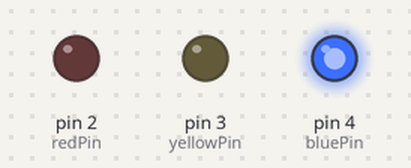
A sketch run on a simulated Arduino Uno, built with avr-gcc and run on an emulated ATmega328P. On the bench: output pins drawn as LEDs (lit = HIGH).

Above: at 4.2 s.
At 9.8 s:
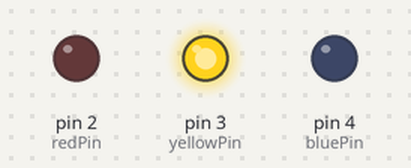
At 15.4 s:
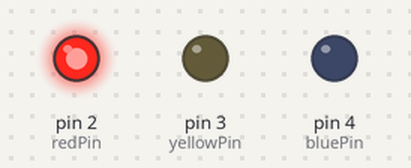
At 19.75 s:
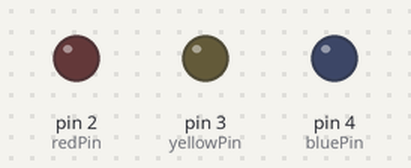
Timing chart, 0 to 25.7 s (numbered marks = the images above):
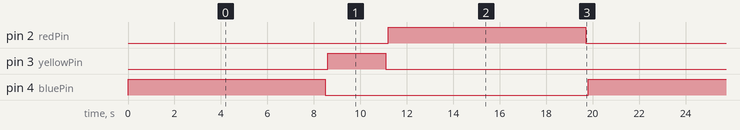

The sketch:

sketch.ino
```cpp
// Init -------------------------------------------------------------------- //


// Constants
#define bluePin     4
#define yellowPin   3
#define redPin      2
#define shortDelay  100
#define normalDelay 2500
#define longDelay   8500


// Initial setup

void setup() {
  pinMode(bluePin, OUTPUT);
  pinMode(yellowPin, OUTPUT);
  pinMode(redPin, OUTPUT);
}


// Main loop

void loop() {

  // Open
  digitalWrite(bluePin, 1);
  delay(longDelay);
  digitalWrite(bluePin, 0);
  delay(shortDelay);

  // Warning
  digitalWrite(yellowPin, 1);
  delay(normalDelay);
  digitalWrite(yellowPin, 0);
  delay(shortDelay);

  // Close
  digitalWrite(redPin, 1);
  delay(longDelay);
  digitalWrite(redPin, 0);
  delay(shortDelay);
}
```

Measured:
- by itself, pin 2 (redPin), pin 4 (bluePin): alternates HIGH for 8.5 s and LOW for 11.3 s
- by itself, pin 3 (yellowPin): alternates HIGH for 2.5 s and LOW for 17.3 s
- by itself, everything shown: repeats every 19.8 s, in 6 steps
